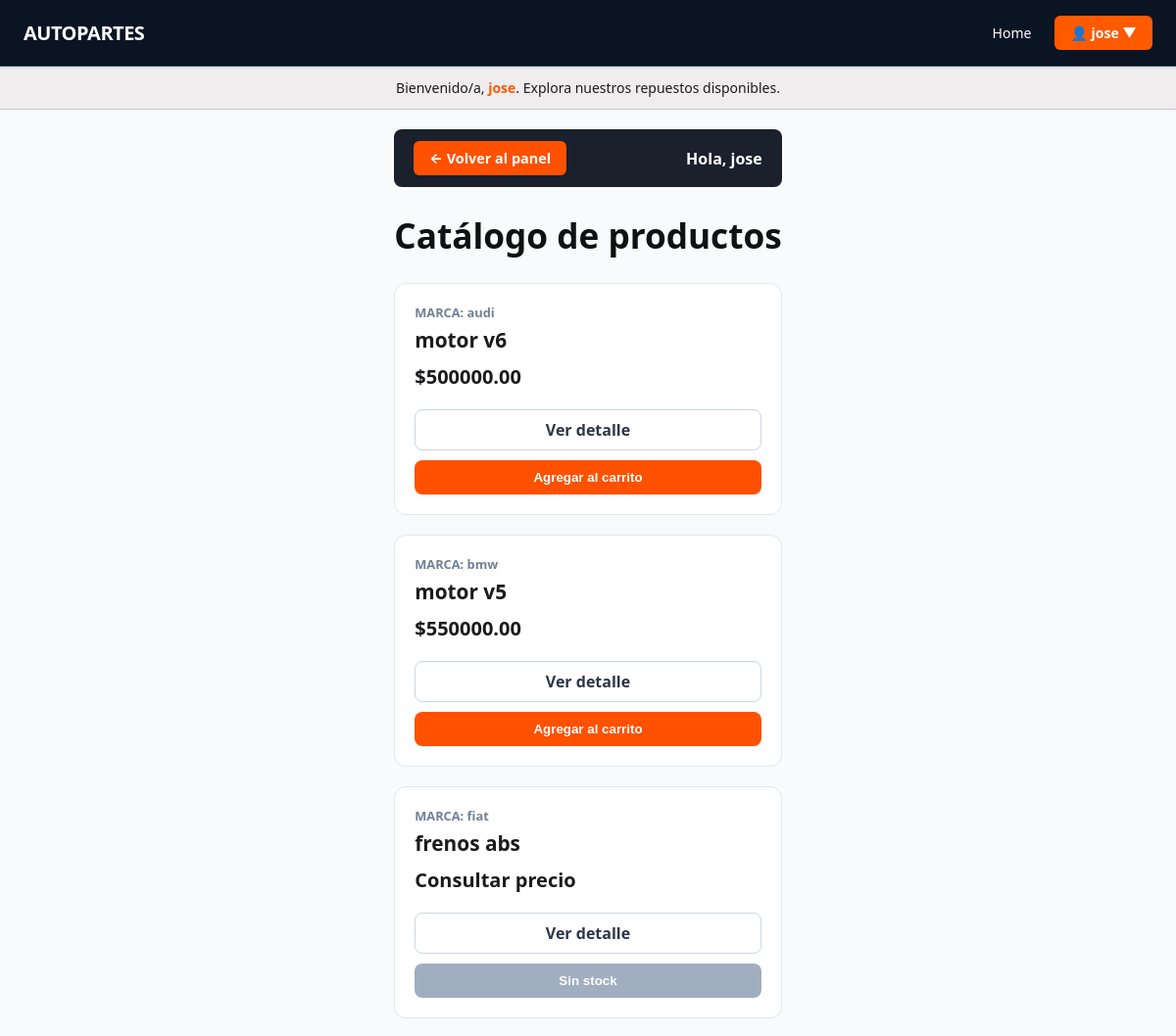
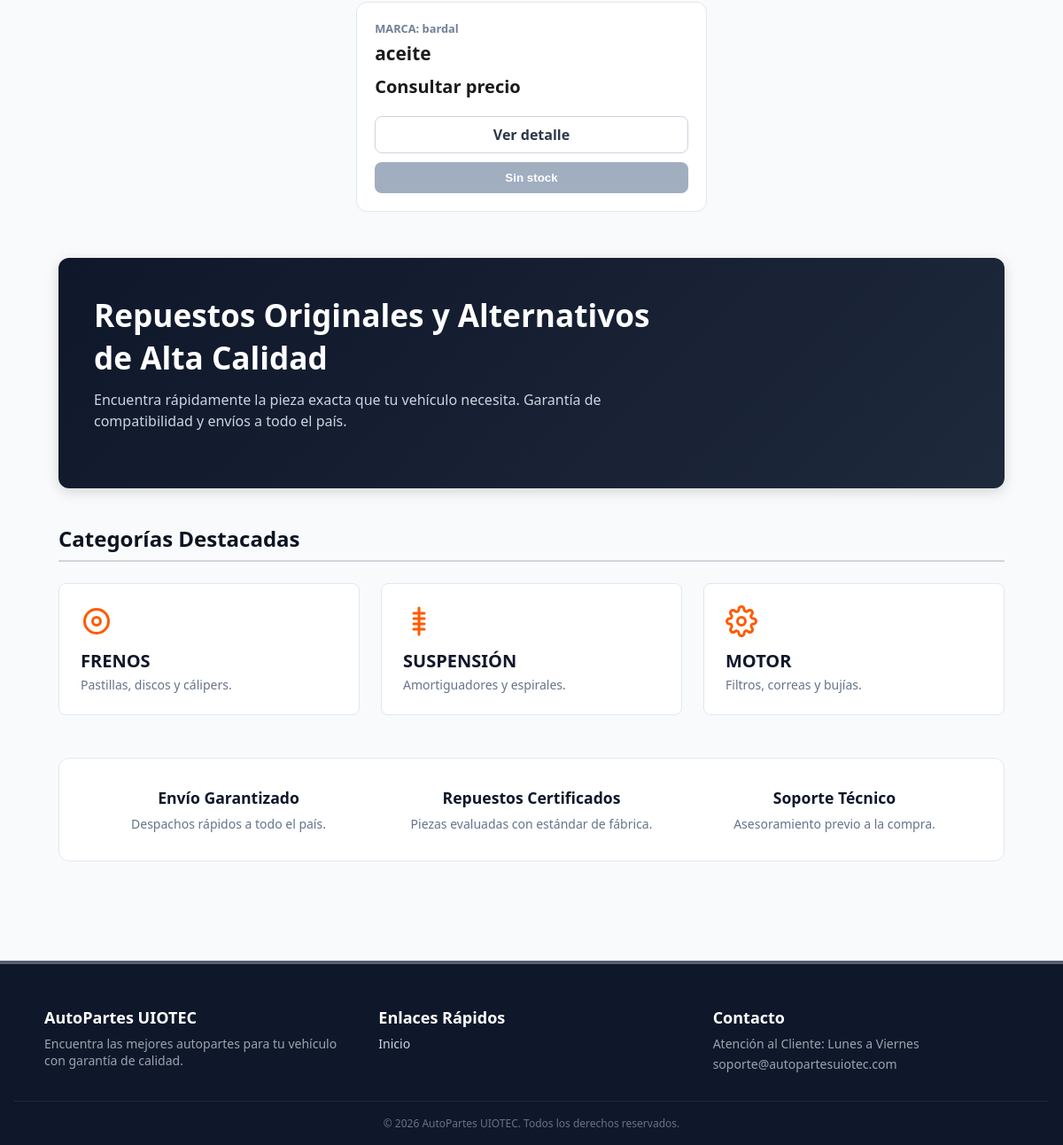
/cliente/ (signed in), run on the app's committed database (2 pictures, top to bottom).
### Autopartes/models.py (models this page shows, shortened)
class Productos(models.Model):
    nombre_producto = models.CharField(max_length=30)
    marca_producto = models.CharField(max_length=20)
    precio = models.DecimalField(max_digits=10, decimal_places=2, default=0.00)
    stock = models.IntegerField(default=0)

### clientes/views.py (the view)
# urls.py: path('', views.catalogo, name='catalogo'),
def catalogo(request):
    productos = Productos.objects.all()
    return render(request, 'clientes/catalogo.html', {'productos': productos})

### templates/clientes/catalogo.html (shortened to what this page needs)
{% extends 'Autopartes/index.html' %}
{% load static %}
{% block codigoDinamico %}
<div class="catalog-wrapper">
    {% if request.user.is_authenticated %}
        <div class="nav-panel-bar">
            <a href="{% url 'panel_cliente' %}" class="btn-back-panel">
                ← Volver al panel
            </a>
            <span style="color: #ffffff; font-weight: 600;">Hola, {{ request.user.username }}</span>
        </div>
    {% endif %}
    <h1 class="catalog-main-title">Catálogo de productos</h1>
    <div class="product-grid">
        {% for producto in productos %}
            <div class="product-card">
                <div>
                    <div style="font-size: 0.8rem; font-weight: 700; color: #718096;">MARCA: {{ producto.marca_producto }}</div>
                    <h2 style="font-size: 1.3rem; font-weight: 700; margin: 5px 0 10px 0;">{{ producto.nombre_producto }}</h2>
                    <div style="font-size: 1.25rem; font-weight: 800; margin-bottom: 20px;">
                        {% if producto.precio %}${{ producto.precio }}{% else %}Consultar precio{% endif %}
                    </div>
                </div>
                <div class="actions-container">
                    <a href="{% url 'detalle_producto' producto.id %}" class="btn-detail">Ver detalle</a>
                    {% if producto.stock > 0 or producto.stock is None %}
                        <form action="{% url 'agregar_al_carrito' producto.id %}" method="post" style="margin: 0;">
                            <button type="submit" class="btn-add-cart">Agregar al carrito</button>
                        </form>
                    {% else %}
                        <button class="btn-add-cart" style="background-color: #a0aec0; cursor: not-allowed;" disabled>Sin stock</button>
                    {% endif %}
                </div>
            </div>
        {% empty %}
            <p>No hay productos disponibles en este momento.</p>
        {% endfor %}
    </div>
</div>
{% endblock codigoDinamico %}

### templates/Autopartes/index.html (shortened to what this page needs)
{% load static %}
<!DOCTYPE html>
<html lang="es">
<head>
    <link rel="stylesheet" href="{% static 'Autopartes/styles.css' %}">
</head>
<body>
    <nav class="navbar">
        <div class="navbar-container">
            <a href="{% url 'index' %}" class="brand-title">
                Autopartes
            </a>
            <ul class="nav-links">
                <li><a href="{% url 'index' %}" style="color: var(--on-primary);">Home</a></li>
                {% if request.user.is_authenticated %}
                    <details style="position: relative; list-style: none;">
                        <summary style="list-style: none; cursor: pointer; background-color: #ff5a00; color: white; padding: 0.5rem 1rem; border-radius: 6px; font-weight: bold; display: inline-block;">
                            👤 {{ request.user.first_name|default:request.user.username }} ▼
                        </summary>
                    </details>
                {% endif %}
            </ul>
        </div>
    </nav>
    <div class="banner-info">
        <span>
            {% if request.user.is_authenticated %}
                Bienvenido/a, <strong style="color: #FF5A00;">{{ request.user.first_name|default:request.user.username }}</strong>. Explora nuestros repuestos disponibles.
            {% endif %}
        </span>
    </div>
    {% block codigoDinamico %}
    {% endblock codigoDinamico %}
    <main class="main-container" style="max-width: 1100px; margin: 2rem auto; padding: 0 1rem;">
        <section style="background: linear-gradient(135deg, #0f172a 0%, #1e293b 100%); color: #ffffff; padding: 2.5rem; border-radius: 12px; margin-bottom: 2.5rem; box-shadow: 0 4px 15px rgba(0,0,0,0.15);">
            <div style="max-width: 650px;">
                <h1 style="font-size: 2.2rem; font-weight: 800; margin-top: 0; margin-bottom: 0.75rem; color: #ffffff;">
                    Repuestos Originales y Alternativos de Alta Calidad
                </h1>
                <p style="color: #cbd5e1; font-size: 1rem; line-height: 1.5; margin-bottom: 1.5rem;">
                    Encuentra rápidamente la pieza exacta que tu vehículo necesita. Garantía de compatibilidad y envíos a todo el país.
                </p>
            </div>
        </section>
        <section style="margin-bottom: 3rem;">
            <h2 style="font-size: 1.5rem; font-weight: 700; color: var(--primary); margin-bottom: 1.5rem; border-bottom: 2px solid var(--border-color); padding-bottom: 0.5rem;">
                Categorías Destacadas
            </h2>
            <div class="cards-grid" style="display: grid; grid-template-columns: repeat(auto-fit, minmax(250px, 1fr)); gap: 1.5rem;">
                <div class="industrial-card" style="background: #ffffff; border: 1px solid #e2e8f0; border-radius: 8px; padding: 1.5rem; display: flex; flex-direction: column; justify-content: space-between;">
                    <div>
                        <svg width="36" height="36" viewBox="0 0 24 24" fill="none" stroke="#FF5A00" stroke-width="2" stroke-linecap="round" stroke-linejoin="round">
                            <circle cx="12" cy="12" r="9"></circle>
                            <circle cx="12" cy="12" r="3"></circle>
                        </svg>
                        <h3 style="font-size: 1.25rem; font-weight: 700; color: #0f172a; text-transform: uppercase; margin-top: 0.5rem;">Frenos</h3>
                        <p style="font-size: 0.875rem; color: #64748b; margin-top: 0.25rem;">Pastillas, discos y cálipers.</p>
                    </div>
                </div>
                <div class="industrial-card" style="background: #ffffff; border: 1px solid #e2e8f0; border-radius: 8px; padding: 1.5rem; display: flex; flex-direction: column; justify-content: space-between;">
                    <div>
                        <svg width="36" height="36" viewBox="0 0 24 24" fill="none" stroke="#FF5A00" stroke-width="2" stroke-linecap="round" stroke-linejoin="round">
                            <path d="M12 2v20M8 6h8M8 10h8M8 14h8M8 18h8"></path>
                        </svg>
                        <h3 style="font-size: 1.25rem; font-weight: 700; color: #0f172a; text-transform: uppercase; margin-top: 0.5rem;">Suspensión</h3>
                        <p style="font-size: 0.875rem; color: #64748b; margin-top: 0.25rem;">Amortiguadores y espirales.</p>
                    </div>
                </div>
                <div class="industrial-card" style="background: #ffffff; border: 1px solid #e2e8f0; border-radius: 8px; padding: 1.5rem; display: flex; flex-direction: column; justify-content: space-between;">
                    <div>
                        <h3 style="font-size: 1.25rem; font-weight: 700; color: #0f172a; text-transform: uppercase; margin-top: 0.5rem;">Motor</h3>
                        <p style="font-size: 0.875rem; color: #64748b; margin-top: 0.25rem;">Filtros, correas y bujías.</p>
                    </div>
                </div>
            </div>
        </section>
        <section style="background-color: #ffffff; border-radius: 12px; padding: 2rem; border: 1px solid #e2e8f0; margin-bottom: 2rem;">
            <div style="display: grid; grid-template-columns: repeat(auto-fit, minmax(200px, 1fr)); gap: 1.5rem; text-align: center;">
                <div>
                    <h4 style="margin: 0; font-size: 1.1rem; color: #0f172a; font-weight: 700;">Envío Garantizado</h4>
                    <p style="margin-top: 0.5rem; font-size: 0.875rem; color: #64748b;">Despachos rápidos a todo el país.</p>
                </div>
                <div>
                    <h4 style="margin: 0; font-size: 1.1rem; color: #0f172a; font-weight: 700;">Repuestos Certificados</h4>
                    <p style="margin-top: 0.5rem; font-size: 0.875rem; color: #64748b;">Piezas evaluadas con estándar de fábrica.</p>
                </div>
                <div>
                    <h4 style="margin: 0; font-size: 1.1rem; color: #0f172a; font-weight: 700;">Soporte Técnico</h4>
                    <p style="margin-top: 0.5rem; font-size: 0.875rem; color: #64748b;">Asesoramiento previo a la compra.</p>
                </div>
            </div>
        </section>
    </main>
    <footer class="footer" style="background-color: #0f172a; color: #ffffff; padding: 3rem 1rem 1rem 1rem; margin-top: 3rem;">
        <div style="max-width: 1100px; margin: 0 auto; display: grid; grid-template-columns: repeat(auto-fit, minmax(200px, 1fr)); gap: 2rem;">
            <div>
                <h5 style="font-size: 1.125rem; font-weight: bold; margin-bottom: 0.5rem; color: #ffffff;">AutoPartes UIOTEC</h5>
                <p style="color: #9CA3AF; font-size: 0.875rem; margin-top: 0;">Encuentra las mejores autopartes para tu vehículo con garantía de calidad.</p>
            </div>
            <div>
                <h5 style="font-size: 1.125rem; font-weight: bold; margin-bottom: 0.5rem; color: #ffffff;">Enlaces Rápidos</h5>
                <ul style="list-style: none; padding: 0; margin: 0; display: flex; flex-direction: column; gap: 0.5rem; font-size: 0.875rem;">
                    {% if request.user.is_staff %}
                        <li><a href="{% url 'productos' %}" style="color: #cbd5e1; text-decoration: none;">Productos</a></li>
                        <li><a href="{% url 'usuarios' %}" style="color: #cbd5e1; text-decoration: none;">Usuarios</a></li>
                        <li><a href="{% url 'ventas_detalles' %}" style="color: #cbd5e1; text-decoration: none;">Ventas Detalles</a></li>
                    {% else %}
                        <li><a href="{% url 'index' %}" style="color: #cbd5e1; text-decoration: none;">Inicio</a></li>
                    {% endif %}
                </ul>
            </div>
            <div>
                <h5 style="font-size: 1.125rem; font-weight: bold; margin-bottom: 0.5rem; color: #ffffff;">Contacto</h5>
                <p style="color: #9CA3AF; font-size: 0.875rem; margin: 0;">Atención al Cliente: Lunes a Viernes</p>
                <p style="color: #9CA3AF; font-size: 0.875rem; margin-top: 0.25rem;">soporte@autopartesuiotec.com</p>
            </div>
        </div>
        <div style="text-align: center; font-size: 0.75rem; color: #6B7280; margin-top: 2rem; padding-top: 1rem; border-top: 1px solid #1F2937;">
            &copy; 2026 AutoPartes UIOTEC. Todos los derechos reservados.
        </div>
    </footer>
</body>
</html>

### static/Autopartes/styles.css (style rules this page uses)
:root { --primary: #0a1422; --on-primary: #ffffff; --safety-orange: #FF5A00; --secondary: #575e70; --surface: #fbf9fa; --surface-container: #f0edee; --on-surface: #1b1b1d; --on-surface-variant: #44474c; --border-color: #D1D5DB; --outline-variant: #c5c6cc; --font-sans: system-ui, -apple-system, BlinkMacSystemFont, 'Segoe UI', Roboto, Oxygen, Ubuntu, Cantarell, sans-serif; --font-mono: 'JetBrains Mono', Consolas, Monaco, 'Courier New', monospace; }
* { box-sizing: border-box; margin: 0; padding: 0; }
body { font-family: var(--font-sans); background-color: #F9FAFB; color: var(--on-surface); min-height: 100vh; display: flex; flex-direction: column; }
.navbar { background-color: var(--primary); color: var(--on-primary); position: sticky; top: 0; z-index: 50; border-bottom: 1px solid #374151; box-shadow: 0 1px 3px rgba(0,0,0,0.1); }
.navbar-container { max-width: 1280px; margin: 0 auto; padding: 1rem 1.5rem; display: flex; flex-direction: column; align-items: center; justify-content: space-between; gap: 1rem; }
@media (min-width: 768px) { .navbar-container { flex-direction: row; } }
.brand-title { font-size: 1.25rem; font-weight: 800; text-transform: uppercase; color: var(--on-primary); text-decoration: none; letter-spacing: -0.025em; }
.nav-links { display: flex; flex-wrap: wrap; align-items: center; gap: 1.5rem; list-style: none; font-size: 0.875rem; font-weight: 500; }
.nav-links a { color: #D1D5DB; text-decoration: none; transition: color 0.2s; }
.banner-info { background-color: var(--surface-container); border-bottom: 1px solid var(--outline-variant); padding: 0.75rem 1.5rem; text-align: center; font-size: 0.875rem; }
.main-container { flex-grow: 1; width: 100%; max-width: 1280px; margin: 0 auto; padding: 2rem 1.5rem; }
.industrial-card { background-color: #ffffff; border: 1px solid var(--border-color); border-radius: 0.125rem; padding: 1.5rem; display: flex; flex-direction: column; justify-content: space-between; transition: all 0.2s ease-in-out; }
.cards-grid { display: grid; grid-template-columns: 1fr; gap: 1.5rem; }
@media (min-width: 768px) { .cards-grid { grid-template-columns: repeat(3, 1fr); } }
.footer { background-color: var(--primary); color: var(--on-primary); border-top: 4px solid var(--secondary); margin-top: auto; padding: 2rem 0; }
.footer ul { list-style: none; }
.footer a { color: #D1D5DB; text-decoration: none; }
:root { --color-primario: #0d6efd; --color-primario-hover: #0b5ed7; --color-exito: #198754; --color-exito-hover: #157347; --color-fondo: #f8f9fa; --color-texto: #212529; --color-borde: #ced4da; --sombra-tarjeta: 0 4px 12px rgba(0, 0, 0, 0.1); }

### templates/clientes/catalogo.html (style rules this page uses)
.catalog-wrapper { max-width: 1200px; margin: 0 auto; padding: 20px 15px; }
.nav-panel-bar { display: flex; justify-content: space-between; align-items: center; background-color: #1a202c; padding: 12px 20px; border-radius: 8px; margin-bottom: 25px; }
.btn-back-panel { display: inline-flex; align-items: center; background-color: #FF5100; color: #ffffff !important; padding: 8px 16px; border-radius: 6px; text-decoration: none !important; font-weight: 700; font-size: 0.9rem; transition: background-color 0.2s ease; }
.catalog-main-title { font-size: 2.2rem; font-weight: 800; color: #111111; margin-bottom: 25px; }
.product-grid { display: grid; grid-template-columns: repeat(auto-fill, minmax(280px, 1fr)); gap: 20px; }
.product-card { background-color: #ffffff; border: 1px solid #e2e8f0; border-radius: 12px; padding: 20px; display: flex; flex-direction: column; justify-content: space-between; }
.actions-container { display: flex; flex-direction: column; gap: 10px; margin-top: auto; }
.btn-detail { display: block; text-align: center; padding: 9px 14px; background-color: #ffffff; color: #2d3748; border: 1px solid #cbd5e0; border-radius: 8px; text-decoration: none; font-weight: 600; }
.btn-add-cart { width: 100%; padding: 10px 14px; background-color: #FF5100; color: #ffffff; border: none; border-radius: 8px; font-weight: 700; cursor: pointer; }

### data on the page
Productos: marca_producto "audi", nombre_producto "motor v6", precio "500000.00", stock "Agregar al carrito"
Productos: marca_producto "bmw", nombre_producto "motor v5", precio "550000.00", stock "Agregar al carrito"
Productos: marca_producto "fiat", nombre_producto "frenos abs", precio "Consultar precio", stock "Sin stock"
Productos: marca_producto "bardal", nombre_producto "aceite", precio "Consultar precio", stock "Sin stock"

### other printed values
{{ request.user.first_name|default:request.user.username }} "jose"
{{ request.user.username }} "jose"
